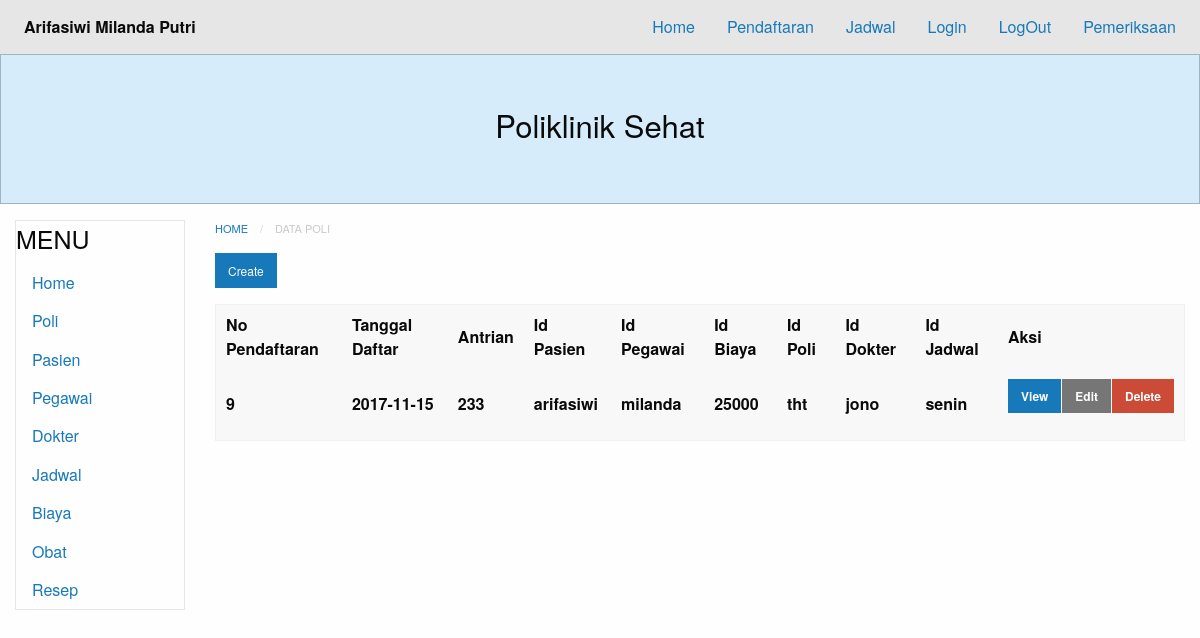
The page /?module=pendaftaran on the database its author committed.
### tables this page shows
CREATE TABLE `pendaftaran` (
  `id` int(11) NOT NULL,
  `nomor` int(11) NOT NULL,
  `tgl` date NOT NULL,
  `antrian` varchar(255) NOT NULL,
  `pasien_nama` varchar(255) NOT NULL,
  `pegawai_nama` varchar(255) NOT NULL,
  `biaya_tarif` varchar(255) NOT NULL,
  `poli_id` varchar(255) NOT NULL,
  `dokter_id` varchar(255) NOT NULL,
  `jadwal_id` varchar(255) NOT NULL
);

### database.php (called while the page is built, shortened)
<?php
class Database {
	private $db_host = "localhost";
	private $db_user = "root";
	private $db_pass = "";
	private $db_name = "07_arifasiwimp_poliklinik";
	var $con = false;
    var $myconn = "";
	var $result = array();
    function __construct() {
        if(!$this->con){
            $this->myconn = new mysqli($this->db_host, $this->db_user, $this->db_pass, $this->db_name);
            if($this->myconn->connect_errno > 0){
                array_push($this->result, $this->myconn->connect_error);
                return false;
            }else{
                $this->myconn->set_charset('utf8');
                $this->con = true;
                return true;
            }
        } else {
            return true;
        }
    }
	public function select($table, $rows = '*', $join = null,$join2 = null,$join3 = null,$join4 = null, $join5 = null, $join6 = null, $where = null, $order = null, $limit = null){
		$q = 'SELECT '.$rows.' FROM '.$table;
        if($this->tableExists($table)){
        	$query = $this->myconn->query($q);
			if($query){
				$this->numResults = $query->num_rows;
				for($i = 0; $i < $this->numResults; $i++){
					$r = $query->fetch_array();
                	$key = array_keys($r);
                	for($x = 0; $x < count($key); $x++){
                    	if(!is_int($key[$x])){
                    		if($query->num_rows >= 1){
                    			$this->result[$i][$key[$x]] = $r[$key[$x]];
							}else{
								$this->result[$i][$key[$x]] = null;
							}
						}
					}
				}
				return true;
			}else{
				array_push($this->result, $this->myconn->error);
				return false;
			}
      	}else{
      		return false;
    	}
    }
	private function TableExists($table) {
    	$res = $this->myconn->query('SHOW TABLES LIKE "'.$table.'"');
    	if(isset($res->num_rows)) {
        	return $res->num_rows > 0 ? true : false;
    	} else {
    		array_push($this->result, $table." does not exist in this database");
    		return false;
    	}
	}
    public function getResult(){
        $val = $this->result;
        $this->result = array();
        return $val;
    }
}

### modules/pendaftaran/pendaftaran-index.php (the view)
<nav aria-label="You are here:" role="navigation">
  <ul class="breadcrumbs">
    <li><a href="?module=home">Home</a></li>
    <li class="disabled">Data Poli</li>
  </ul>
</nav>
<a href="?module=pendaftaran-create" class="small button">Create</a>
  <table>
      <thead>
          <tr>
		      <th>No Pendaftaran</th>
		      <th>Tanggal Daftar</th>
		      <th>Antrian</th>
              <th>Id Pasien</th>
		      <th>Id Pegawai</th>
		      <th>Id Biaya</th>
		      <th>Id Poli</th>
		      <th>Id Dokter</th>
		      <th>Id Jadwal</th>
		      <th>Aksi</th>
	      </tr>
          <?php
    require_once("database.php");
    $db=new Database();
    $db->select('pendaftaran', 'id, nomor, tgl, antrian, pasien_nama, pegawai_nama, biaya_tarif,poli_id, dokter_id, jadwal_id');
    $res=$db->getResult();
      if(count($res) == 0){
          echo "<b>Tidak ada data yang tersedia</b>";
      }else{
          foreach ($res as &$r){?>
          <tr>
              <td><?php echo $r['nomor'] ?></td>
              <td><?php echo $r['tgl'] ?></td>
              <td><?php echo $r['antrian'] ?></td>
              <td><?php echo $r['pasien_nama'] ?></td>
              <td><?php echo $r['pegawai_nama'] ?></td>
              <td><?php echo $r['biaya_tarif'] ?></td>
              <td><?php echo $r['poli_id'] ?></td>
              <td><?php echo $r['dokter_id'] ?></td>
              <td><?php echo $r['jadwal_id'] ?></td>
              <td>
                  <div class="small button-group">
                      <a href="?module=pendaftaran-show&id=<?php echo $r['id']; ?>" class=" button">View</a>
                      <a href="?module=pendaftaran-edit&id=<?php echo $r['id']; ?>" class="secondary button">Edit</a>
                      <a href="?module=pendaftaran-delete&id=<?php echo $r['id']; ?>"onClick='return confirm("Apakah yakin menghapus?")' class="alert button">Delete</a>
                  </div>
              </td>
          </tr>
<?php
                }
            }
            ?>
</table>

### rows shown on the page
pendaftaran: nomor "9", tgl "2017-11-15", antrian "233", pasien_nama "arifasiwi", pegawai_nama "milanda", biaya_tarif "25000", poli "tht", dokter "jono", jadwal "senin"
